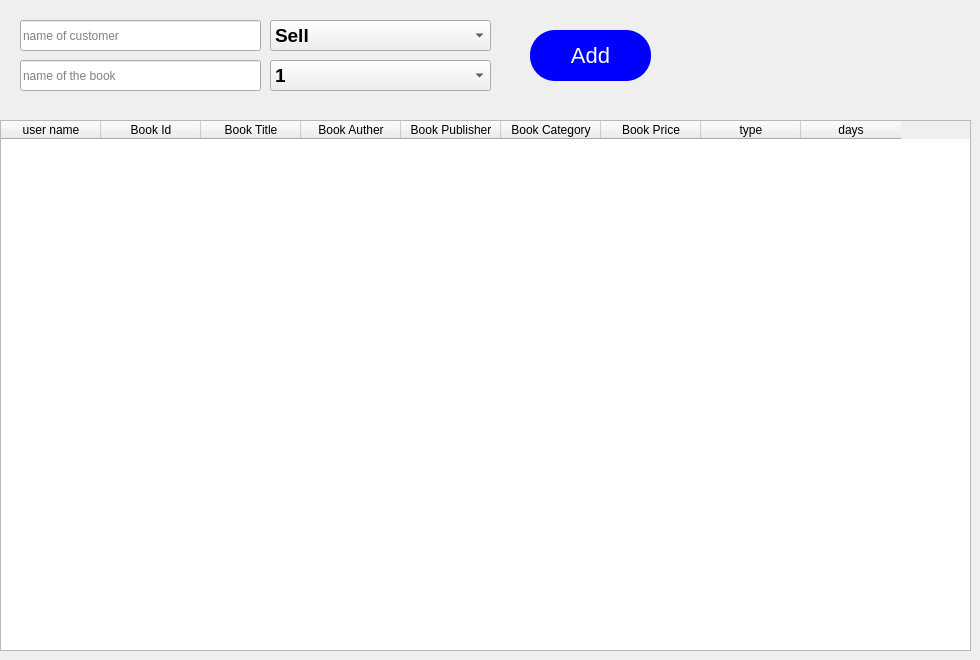
      <widget class="QWidget" name="today_tabWidget">
       <attribute name="title">
        <string>Today</string>
       </attribute>
       <widget class="QTableWidget" name="today_tableWidget">
        <property name="geometry">
         <rect>
          <x>0</x>
          <y>120</y>
          <width>971</width>
          <height>531</height>
         </rect>
        </property>
        <column>
         <property name="text">
          <string>user name</string>
         </property>
        </column>
        <column>
         <property name="text">
          <string>Book Id</string>
         </property>
        </column>
        <column>
         <property name="text">
          <string>Book Title</string>
         </property>
        </column>
        <column>
         <property name="text">
          <string>Book Auther</string>
         </property>
        </column>
        <column>
         <property name="text">
          <string>Book Publisher</string>
         </property>
        </column>
        <column>
         <property name="text">
          <string>Book Category</string>
         </property>
        </column>
        <column>
         <property name="text">
          <string>Book Price</string>
         </property>
        </column>
        <column>
         <property name="text">
          <string>type</string>
         </property>
        </column>
        <column>
         <property name="text">
          <string>days</string>
         </property>
        </column>
       </widget>
       <widget class="QLineEdit" name="name_customer_line_edit">
        <property name="geometry">
         <rect>
          <x>20</x>
          <y>20</y>
          <width>241</width>
          <height>31</height>
         </rect>
        </property>
        <property name="placeholderText">
         <string>name of customer</string>
        </property>
       </widget>
       <widget class="QLineEdit" name="name_book_line_edit">
        <property name="geometry">
         <rect>
          <x>20</x>
          <y>60</y>
          <width>241</width>
          <height>31</height>
         </rect>
        </property>
        <property name="placeholderText">
         <string>name of the book</string>
        </property>
       </widget>
       <widget class="QComboBox" name="type_combobox">
        <property name="geometry">
         <rect>
          <x>270</x>
          <y>20</y>
          <width>221</width>
          <height>31</height>
         </rect>
        </property>
        <property name="font">
         <font>
          <family>Segoe UI</family>
          <pointsize>14</pointsize>
          <weight>75</weight>
          <bold>true</bold>
         </font>
        </property>
        <item>
         <property name="text">
          <string>Sell</string>
         </property>
        </item>
        <item>
         <property name="text">
          <string>Rent</string>
         </property>
        </item>
       </widget>
       <widget class="QComboBox" name="days_combobox">
        <property name="geometry">
         <rect>
          <x>270</x>
          <y>60</y>
          <width>221</width>
          <height>31</height>
         </rect>
        </property>
        <property name="font">
         <font>
          <family>Segoe UI</family>
          <pointsize>14</pointsize>
          <weight>75</weight>
          <bold>true</bold>
         </font>
        </property>
        <item>
         <property name="text">
          <string>1</string>
         </property>
        </item>
        <item>
         <property name="text">
          <string>2</string>
         </property>
        </item>
        <item>
         <property name="text">
          <string>3</string>
         </property>
        </item>
        <item>
         <property name="text">
          <string>4</string>
         </property>
        </item>
        <item>
         <property name="text">
          <string>5</string>
         </property>
        </item>
        <item>
         <property name="text">
          <string>6</string>
         </property>
        </item>
        <item>
         <property name="text">
          <string>7</string>
         </property>
        </item>
        <item>
         <property name="text">
          <string>8</string>
         </property>
        </item>
        <item>
         <property name="text">
          <string>9</string>
         </property>
        </item>
        <item>
         <property name="text">
          <string>10</string>
         </property>
        </item>
        <item>
         <property name="text">
          <string>11</string>
         </property>
        </item>
        <item>
         <property name="text">
          <string>12</string>
         </property>
        </item>
        <item>
         <property name="text">
          <string>13</string>
         </property>
        </item>
        <item>
         <property name="text">
          <string>14</string>
         </property>
        </item>
        <item>
         <property name="text">
          <string>15</string>
         </property>
        </item>
        <item>
         <property name="text">
          <string>16</string>
         </property>
        </item>
        <item>
         <property name="text">
          <string>17</string>
         </property>
        </item>
        <item>
         <property name="text">
          <string>18</string>
         </property>
        </item>
        <item>
         <property name="text">
          <string>19</string>
         </property>
        </item>
        <item>
         <property name="text">
          <string>20</string>
         </property>
        </item>
        <item>
         <property name="text">
          <string>21</string>
         </property>
        </item>
        <item>
         <property name="text">
          <string>22</string>
         </property>
        </item>
        <item>
         <property name="text">
          <string>23</string>
         </property>
        </item>
        <item>
         <property name="text">
          <string>24</string>
         </property>
        </item>
        <item>
         <property name="text">
          <string>25</string>
         </property>
        </item>
        <item>
         <property name="text">
          <string>26</string>
         </property>
        </item>
        <item>
         <property name="text">
          <string>27</string>
         </property>
        </item>
        <item>
         <property name="text">
          <string>28</string>
         </property>
        </item>
        <item>
         <property name="text">
          <string>29</string>
         </property>
        </item>
        <item>
         <property name="text">
          <string>30</string>
         </property>
        </item>
       </widget>
       <widget class="QPushButton" name="add_operation_btn">
        <property name="geometry">
         <rect>
          <x>530</x>
          <y>30</y>
          <width>121</width>
          <height>51</height>
         </rect>
        </property>
        <property name="cursor">
         <cursorShape>PointingHandCursor</cursorShape>
        </property>
        <property name="styleSheet">
         <string notr="true">#add_operation_btn {
font-size:22px;
background-color:blue;
border-radius:25px;
color:white;
}

#add_operation_btn:hover{
background-color:#fff;
border:1px solid red;
color:black;
}</string>
        </property>
        <property name="text">
         <string>Add</string>
        </property>
       </widget>
      </widget>
